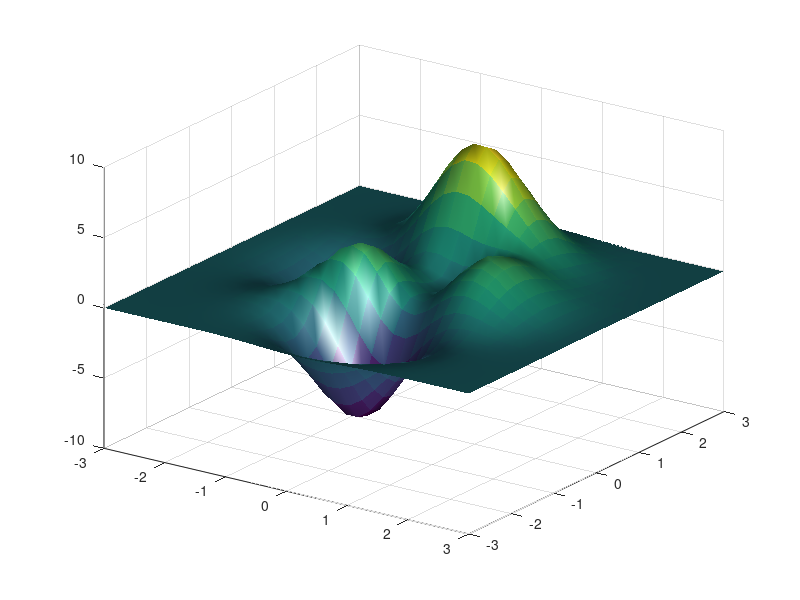

MATLAB code for this plot: (Note: this script raises an error after producing the figure.)
%=============================================================================
% Copyright (c) 2016-present Allan CORNET (Nelson)
%=============================================================================
% This file is part of Nelson.
%=============================================================================
% LICENCE_BLOCK_BEGIN
% SPDX-License-Identifier: LGPL-3.0-or-later
% LICENCE_BLOCK_END
%=============================================================================
% <--WEIGHT 2-->
% <--ADV-CLI MODE-->
%=============================================================================

close all;
%=============================================================================
f = figure('Visible', 'on', 'Position', [100 100 620 460], 'Color', [1 1 1]);
[x, y, z] = peaks(30);
surf(x, y, z, 'EdgeColor', 'none', 'FaceLighting', 'gouraud');
light('Position', [1 -1 1], 'Style', 'infinite', 'Color', [1 0.95 0.85]);
material('shiny');
view(35, 28);
colormap(parula(64));
drawnow();
%=============================================================================
asserts.istrue(isgraphics(f, 'figure'));
asserts.isequal(f.Type, 'figure');
asserts.isequal(char(f.Visible), 'on');
asserts.isequal(f.Color, [1 1 1]);
axesHandles = findobj(f, 'Type', 'axes');
asserts.isequal(numel(axesHandles), 1);
for k = 1:numel(axesHandles)
  asserts.isequal(axesHandles(k).Type, 'axes');
  asserts.isequal(axesHandles(k).Parent, f);
end
surfaceObjects = findobj(f, 'Type', 'surface');
asserts.isequal(numel(surfaceObjects), 1);
asserts.istrue(all(isgraphics(surfaceObjects, 'surface')));
for k = 1:numel(surfaceObjects)
  asserts.isequal(surfaceObjects(k).Type, 'surface');
end
lightObjects = findobj(f, 'Type', 'light');
asserts.isequal(numel(lightObjects), 1);
asserts.istrue(all(isgraphics(lightObjects, 'light')));
for k = 1:numel(lightObjects)
  asserts.isequal(lightObjects(k).Type, 'light');
end
close(f);
close all;
%=============================================================================
